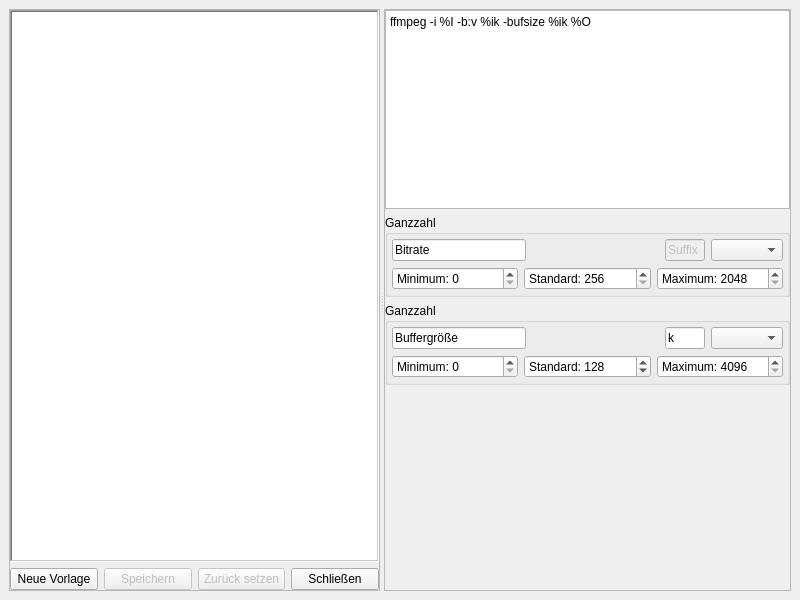
<?xml version="1.0" encoding="UTF-8"?>
<ui version="4.0">
 <class>TemplateManager</class>
 <widget class="QMainWindow" name="TemplateManager">
  <property name="geometry">
   <rect>
    <x>0</x>
    <y>0</y>
    <width>800</width>
    <height>600</height>
   </rect>
  </property>
  <property name="windowTitle">
   <string>Template Manager</string>
  </property>
  <widget class="QWidget" name="centralwidget">
   <layout class="QHBoxLayout" name="horizontalLayout">
    <item>
     <widget class="QSplitter" name="splitter">
      <property name="orientation">
       <enum>Qt::Horizontal</enum>
      </property>
      <widget class="QFrame" name="frame_2">
       <property name="frameShape">
        <enum>QFrame::StyledPanel</enum>
       </property>
       <property name="frameShadow">
        <enum>QFrame::Raised</enum>
       </property>
       <layout class="QVBoxLayout" name="verticalLayout_5">
        <property name="leftMargin">
         <number>0</number>
        </property>
        <property name="topMargin">
         <number>0</number>
        </property>
        <property name="rightMargin">
         <number>0</number>
        </property>
        <property name="bottomMargin">
         <number>0</number>
        </property>
        <item>
         <widget class="QListWidget" name="listWidget">
          <property name="minimumSize">
           <size>
            <width>300</width>
            <height>0</height>
           </size>
          </property>
          <property name="frameShape">
           <enum>QFrame::WinPanel</enum>
          </property>
          <property name="editTriggers">
           <set>QAbstractItemView::CurrentChanged|QAbstractItemView::EditKeyPressed</set>
          </property>
         </widget>
        </item>
        <item>
         <layout class="QHBoxLayout" name="horizontalLayout_6">
          <item>
           <widget class="QPushButton" name="pushButton_4">
            <property name="toolTip">
             <string>Tut nichts</string>
            </property>
            <property name="text">
             <string>Neue Vorlage</string>
            </property>
           </widget>
          </item>
          <item>
           <widget class="QPushButton" name="saveButton">
            <property name="enabled">
             <bool>false</bool>
            </property>
            <property name="text">
             <string>Speichern</string>
            </property>
           </widget>
          </item>
          <item>
           <widget class="QPushButton" name="resetButton">
            <property name="enabled">
             <bool>false</bool>
            </property>
            <property name="text">
             <string>Zurück setzen</string>
            </property>
           </widget>
          </item>
          <item>
           <widget class="QPushButton" name="pushButton_3">
            <property name="text">
             <string>Schließen</string>
            </property>
           </widget>
          </item>
         </layout>
        </item>
       </layout>
      </widget>
      <widget class="QFrame" name="frame">
       <property name="minimumSize">
        <size>
         <width>400</width>
         <height>0</height>
        </size>
       </property>
       <property name="frameShape">
        <enum>QFrame::StyledPanel</enum>
       </property>
       <property name="frameShadow">
        <enum>QFrame::Raised</enum>
       </property>
       <layout class="QVBoxLayout" name="verticalLayout">
        <property name="leftMargin">
         <number>0</number>
        </property>
        <property name="topMargin">
         <number>0</number>
        </property>
        <property name="rightMargin">
         <number>0</number>
        </property>
        <property name="bottomMargin">
         <number>0</number>
        </property>
        <item>
         <widget class="QPlainTextEdit" name="plainTextEdit">
          <property name="maximumSize">
           <size>
            <width>16777215</width>
            <height>300</height>
           </size>
          </property>
          <property name="plainText">
           <string>ffmpeg -i %I -b:v %ik -bufsize %ik %O</string>
          </property>
         </widget>
        </item>
        <item>
         <widget class="QFrame" name="parameter_frame">
          <layout class="QVBoxLayout" name="verticalLayout_2">
           <property name="leftMargin">
            <number>0</number>
           </property>
           <property name="topMargin">
            <number>0</number>
           </property>
           <property name="rightMargin">
            <number>0</number>
           </property>
           <property name="bottomMargin">
            <number>6</number>
           </property>
           <item>
            <widget class="QGroupBox" name="groupBox_2">
             <property name="title">
              <string>Ganzzahl</string>
             </property>
             <layout class="QVBoxLayout" name="verticalLayout_3">
              <property name="leftMargin">
               <number>4</number>
              </property>
              <property name="topMargin">
               <number>4</number>
              </property>
              <property name="rightMargin">
               <number>4</number>
              </property>
              <property name="bottomMargin">
               <number>4</number>
              </property>
              <item>
               <layout class="QHBoxLayout" name="horizontalLayout_2">
                <item>
                 <widget class="QLineEdit" name="lineEdit">
                  <property name="text">
                   <string>Bitrate</string>
                  </property>
                 </widget>
                </item>
                <item>
                 <spacer name="horizontalSpacer">
                  <property name="orientation">
                   <enum>Qt::Horizontal</enum>
                  </property>
                  <property name="sizeHint" stdset="0">
                   <size>
                    <width>40</width>
                    <height>20</height>
                   </size>
                  </property>
                 </spacer>
                </item>
                <item>
                 <widget class="QLineEdit" name="lineEdit_3">
                  <property name="enabled">
                   <bool>false</bool>
                  </property>
                  <property name="maximumSize">
                   <size>
                    <width>40</width>
                    <height>16777215</height>
                   </size>
                  </property>
                  <property name="text">
                   <string>Suffix</string>
                  </property>
                 </widget>
                </item>
                <item>
                 <widget class="QComboBox" name="comboBox"/>
                </item>
               </layout>
              </item>
              <item>
               <layout class="QHBoxLayout" name="horizontalLayout_3">
                <item>
                 <widget class="QSpinBox" name="spinBox">
                  <property name="prefix">
                   <string>Minimum: </string>
                  </property>
                  <property name="maximum">
                   <number>35535</number>
                  </property>
                 </widget>
                </item>
                <item>
                 <widget class="QSpinBox" name="spinBox_3">
                  <property name="prefix">
                   <string>Standard: </string>
                  </property>
                  <property name="minimum">
                   <number>256</number>
                  </property>
                  <property name="maximum">
                   <number>35535</number>
                  </property>
                 </widget>
                </item>
                <item>
                 <widget class="QSpinBox" name="spinBox_2">
                  <property name="prefix">
                   <string>Maximum: </string>
                  </property>
                  <property name="minimum">
                   <number>2048</number>
                  </property>
                  <property name="maximum">
                   <number>35535</number>
                  </property>
                 </widget>
                </item>
               </layout>
              </item>
             </layout>
            </widget>
           </item>
           <item>
            <widget class="QGroupBox" name="groupBox">
             <property name="title">
              <string>Ganzzahl</string>
             </property>
             <layout class="QVBoxLayout" name="verticalLayout_4">
              <property name="leftMargin">
               <number>4</number>
              </property>
              <property name="topMargin">
               <number>4</number>
              </property>
              <property name="rightMargin">
               <number>4</number>
              </property>
              <property name="bottomMargin">
               <number>4</number>
              </property>
              <item>
               <layout class="QHBoxLayout" name="horizontalLayout_4">
                <item>
                 <widget class="QLineEdit" name="lineEdit_2">
                  <property name="text">
                   <string>Buffergröße</string>
                  </property>
                 </widget>
                </item>
                <item>
                 <spacer name="horizontalSpacer_2">
                  <property name="orientation">
                   <enum>Qt::Horizontal</enum>
                  </property>
                  <property name="sizeHint" stdset="0">
                   <size>
                    <width>40</width>
                    <height>20</height>
                   </size>
                  </property>
                 </spacer>
                </item>
                <item>
                 <widget class="QLineEdit" name="lineEdit_4">
                  <property name="maximumSize">
                   <size>
                    <width>40</width>
                    <height>16777215</height>
                   </size>
                  </property>
                  <property name="text">
                   <string>k</string>
                  </property>
                  <property name="maxLength">
                   <number>10</number>
                  </property>
                 </widget>
                </item>
                <item>
                 <widget class="QComboBox" name="comboBox_2"/>
                </item>
               </layout>
              </item>
              <item>
               <layout class="QHBoxLayout" name="horizontalLayout_5">
                <item>
                 <widget class="QSpinBox" name="spinBox_4">
                  <property name="prefix">
                   <string>Minimum: </string>
                  </property>
                  <property name="maximum">
                   <number>35535</number>
                  </property>
                 </widget>
                </item>
                <item>
                 <widget class="QSpinBox" name="spinBox_5">
                  <property name="prefix">
                   <string>Standard: </string>
                  </property>
                  <property name="minimum">
                   <number>0</number>
                  </property>
                  <property name="maximum">
                   <number>35535</number>
                  </property>
                  <property name="value">
                   <number>128</number>
                  </property>
                 </widget>
                </item>
                <item>
                 <widget class="QSpinBox" name="spinBox_6">
                  <property name="prefix">
                   <string>Maximum: </string>
                  </property>
                  <property name="minimum">
                   <number>4096</number>
                  </property>
                  <property name="maximum">
                   <number>35535</number>
                  </property>
                 </widget>
                </item>
               </layout>
              </item>
             </layout>
            </widget>
           </item>
          </layout>
         </widget>
        </item>
        <item>
         <spacer name="verticalSpacer">
          <property name="orientation">
           <enum>Qt::Vertical</enum>
          </property>
          <property name="sizeHint" stdset="0">
           <size>
            <width>20</width>
            <height>40</height>
           </size>
          </property>
         </spacer>
        </item>
       </layout>
      </widget>
     </widget>
    </item>
   </layout>
  </widget>
 </widget>
 <resources/>
 <connections/>
</ui>
